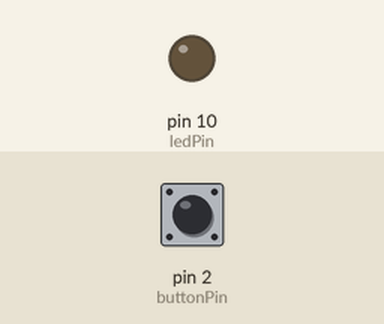
Simulated run of this sketch. Board: Arduino Uno, built with avr-gcc and run on an emulated ATmega328P. Parts: output pins drawn as LEDs (lit = HIGH). The inputs (shaded band) are chosen by the test bench; at power-on: pin 2 (buttonPin) HIGH.

Above: at 1.2 s.
1.3 s: pin 2 (buttonPin) pulled LOW for 0.15 s
At 1.45 s:
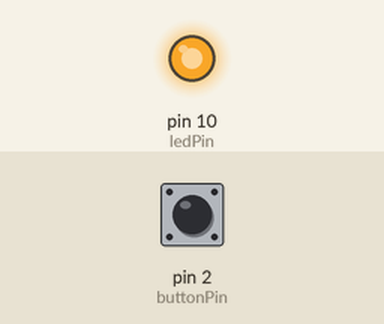
4.3 s: pin 2 (buttonPin) pulled LOW for 1 s
At 5.05 s:
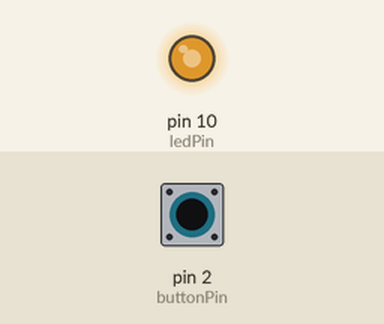
Timing chart, 0 to 8.4 s (numbered marks = the images above; inputs shaded):
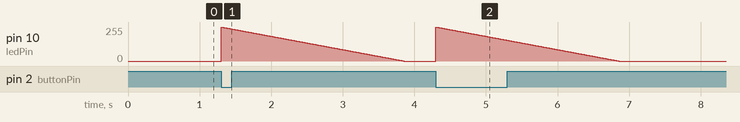

The sketch:

Button_Dimmer.ino
```cpp
int buttonPin = 2;
int ledPin = 10;

void setup() {
  // put your setup code here, to run once:
  pinMode(buttonPin, INPUT_PULLUP);
}

void loop() {
  // put your main code here, to run repeatedly:
  if (digitalRead(buttonPin) == LOW) {
    for(int i = 255; i >= 0; i--) {
    analogWrite(ledPin, i);
    delay(10);
    }
  }
}
```
